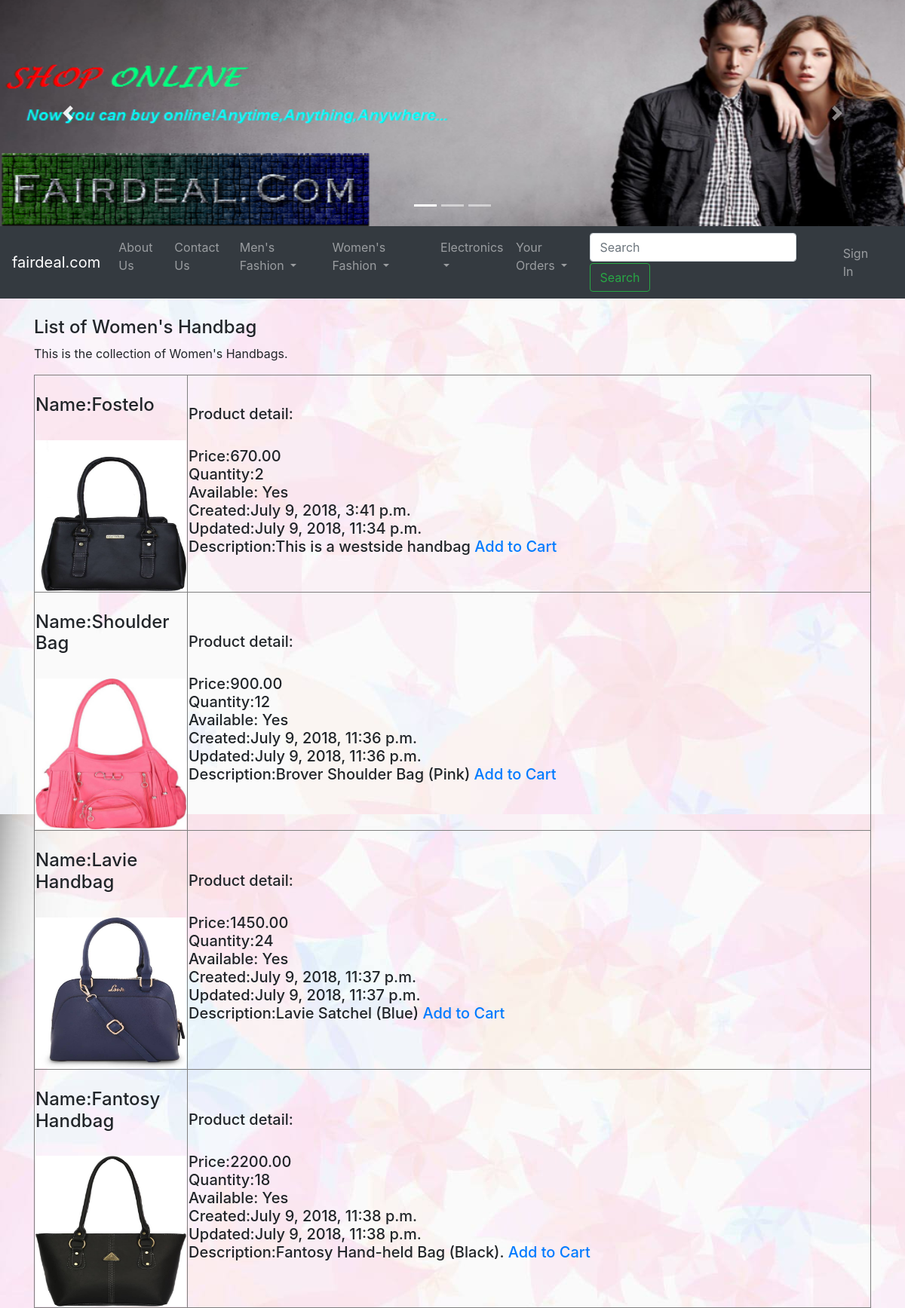
The page /handbag on the database its author committed.
### garments/models.py (models this page shows, shortened)
class Handbag(models.Model):
    name = models.CharField(max_length=100)
    photo = models.FileField(blank=True)
    desc = models.TextField(max_length=500)
    price = models.DecimalField(max_digits=10, decimal_places=2)
    stock = models.PositiveIntegerField()
    available = models.BooleanField(default=True)
    created = models.DateTimeField(auto_now_add=True)
    updated = models.DateTimeField(auto_now=True)

### garments/views.py (the view)
# urls.py: url(r'^handbag$', handbag),
def handbag(request):
    lst = Handbag.objects.all()
    return render(request, 'handbag.html', {'lst':lst})

### garments/template/handbag.html (shortened to what this page needs)
{% extends 'base.html' %}
{% block content %}
<div class="container">
  <h4>List of Women's Handbag</h4>
  <p>This is the collection of Women's Handbags.</p>
<table width=100% border=1>
{% for l in lst %}
<tr>
<td width=10%><br>
<h4>Name:{{l.name}}</h4><br>
<img src="{{l.photo.url}}" alt="Handbag photo" width=200 height=200>
</td>
<td width=90%>
<h5>Product detail:</h5><br>
<h5>Price:{{l.price}}<br>
Quantity:{{l.stock}}<br>
Available:{% if l.available %}
Yes
{% else %}
No
{% endif %}<br>
Created:{{l.created}}<br>
Updated:{{l.updated}}<br>
Description:{{l.desc}}
<a href='cart{{l.id}}'>Add to Cart</a>
</h5>
</td>
</tr>
{% endfor %}
</div>
{% endblock %}

### rows shown on the page
Handbag: name "Fostelo", photo (picture), price "670.00", stock "2", available "Yes", created "July 9, 2018, 3:41 p.m.", updated "July 9, 2018, 11:34 p.m.", desc "This is a westside handbag"
Handbag: name "Shoulder Bag", photo (picture), price "900.00", stock "12", available "Yes", created "July 9, 2018, 11:36 p.m.", updated "July 9, 2018, 11:36 p.m.", desc "Brover Shoulder Bag (Pink)"
Handbag: name "Lavie Handbag", photo (picture), price "1450.00", stock "24", available "Yes", created "July 9, 2018, 11:37 p.m.", updated "July 9, 2018, 11:37 p.m.", desc "Lavie Satchel (Blue)"
Handbag: name "Fantosy Handbag", photo (picture), price "2200.00", stock "18", available "Yes", created "July 9, 2018, 11:38 p.m.", updated "July 9, 2018, 11:38 p.m.", desc "Fantosy Hand-held Bag (Black)."
